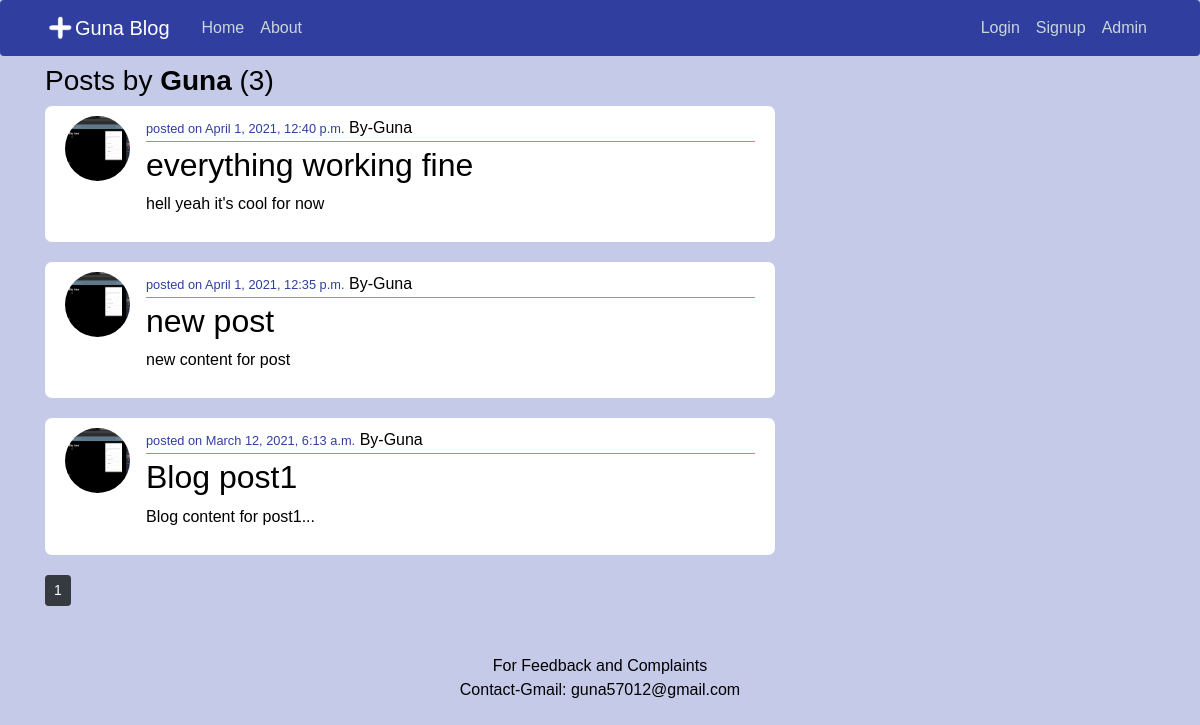
/user/Guna, run on the app's committed database.
### blog/models.py (models this page shows, shortened)
class post(models.Model):
	title = models.CharField(max_length=100)
	content = models.TextField()
	datePosted = models.DateTimeField(default= timezone.now)
	author = models.ForeignKey(User, on_delete=models.CASCADE)

### register/models.py (models this page shows, shortened)
class profile(models.Model):
    user = models.OneToOneField(User , on_delete=models.CASCADE)
    image = models.ImageField(default = "default.jpg", upload_to='profile_picture')

### blog/views.py (the view)
# urls.py: path('user/<str:username>' , userPostListView.as_view(), name='userPosts'),
class userPostListView(ListView):
	model = post
	template_name = 'blog/userPosts.html'
	context_object_name = 'dicpost'
	paginate_by = 4
	def get_queryset(self):
		user = get_object_or_404(User, username=self.kwargs.get('username'))
		return post.objects.filter(author=user).order_by('-datePosted')

### blog/templates/blog/userPosts.html (shortened to what this page needs)
{%extends 'blog/base.html'%}
{%block content%}
<h3>Posts by <b>{{ view.kwargs.username }}</b> ({{ page_obj.paginator.count }}) </h3>
	{%for posts in dicpost %}
		<article class="media content-section">
			<a  href="#"><img class='rounded-circle article-img' src='{{ posts.author.profile.image.url }}' ></a>
		  <div class="media-body">
		    <div class="article-metadata">
		      <small>posted on {{ posts.datePosted }}</small>
		      <a class="mr-2" href="{% url 'userPosts' posts.author.username %}">By-{{ posts.author }}</a>
		    </div>
		    <h2><a class="article-title" href="{% url 'postDetail' posts.id %}">{{ posts.title }}</a></h2>
		    <p class="article-content">{{ posts.content }}</p>
		  </div>
		</article>
		<div>
	{%endfor%}
	{% for pages in paginator.page_range %}
		{% if page_obj.number == pages %}
		<a class="btn btn-dark btn-sm" href="?page={{ pages }}">{{ pages }}</a>
		{% elif pages > page_obj.number|add:'-4' and pages < page_obj.number|add:'4' %}
		<a class="btn btn-outline-dark btn-sm" href="?page={{ pages }}">{{ pages }}</a>
		{% endif %}
	{% endfor %}
{%endblock content%}

### blog/static/blog/main.css (style rules this page uses)
body { background: #c5cae9; color: #000000; margin-top: 4rem; font-family:sans-serif; }
h1, h2, h3, h4, h5, h6 { color: #000000; }
.content-section { background: #ffffff; padding: 10px 20px; border: 1px round #dddddd; border-radius: 7px; margin-bottom: 20px; }
.article-title { color: #000000; }
.article-content { white-space: pre-line; }
.article-img { height: 65px; width: 65px; margin-right: 16px; }
.article-metadata { padding-bottom: 1px; margin-bottom: 4px; border-bottom: 1px solid #4ab6c7 }
.article-metadata a { color: #000000; text-decoration: none; }
.article-metadata small { color: #303F9F; text-decoration: none; }
img { width: 30px; height: 30px; }

### data on the page
post: author.profile.image (picture), datePosted "April 1, 2021, 12:40 p.m.", author "Guna", title "everything working fine", content "hell yeah it's cool for now"
post: author.profile.image (picture), datePosted "April 1, 2021, 12:35 p.m.", author "Guna", title "new post", content "new content for post"
post: author.profile.image (picture), datePosted "March 12, 2021, 6:13 a.m.", author "Guna", title "Blog post1", content "Blog content for post1..."

### other printed values
{{ view.kwargs.username }} "Guna"
{{ page_obj.paginator.count }} "3"
{{ pages }} "1"
